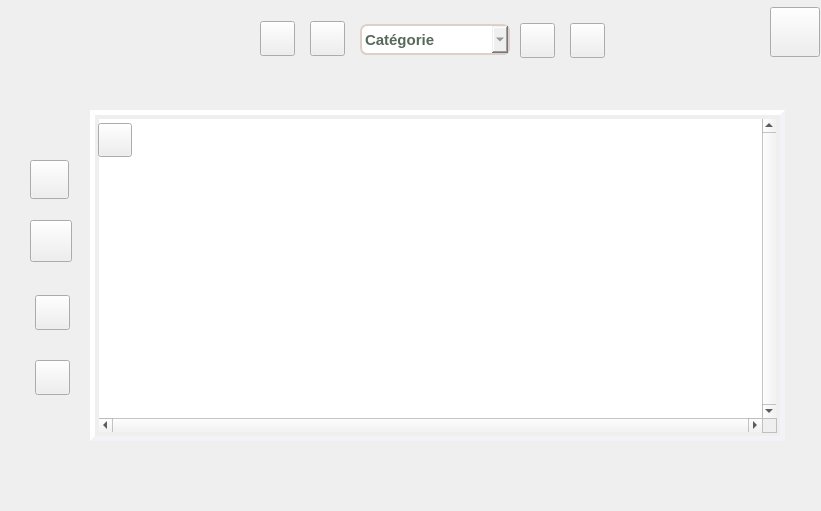
     <widget class="QWidget" name="affichageinv" native="true">
      <property name="geometry">
       <rect>
        <x>530</x>
        <y>120</y>
        <width>821</width>
        <height>511</height>
       </rect>
      </property>
      <property name="styleSheet">
       <string notr="true">#affichageinv{background:#f0e4e0;  border-top-left-radius: 70px;   border-bottom-right-radius: 70px;}



#supprimerinv{
border-image: url(:/images/suppinv1.png);


}
#supprimerinv:hover{
border-image: url(:/images/suppinv2.png);

}

#triinv{
border-image: url(:/images/trisdf1.png);
}
#triinv:hover{
border-image: url(:/images/triinv2.png);

}


#lineEdit_id_s{ 
border: 2px solid #dcd0c9;
border-radius: 7px;
color: #858585;
font-weight: bold;
font-size: 15px;
}
#lineEdit_id_s QAbstractItemView{ 
color: #858585;
font-weight: bold;
font-size: 15px;
selection-background-color: #ffffff;
selection-color:#56695b;
}
#modifierinv_2
{
	border-image: url(:/images/modifierinv1.png);
}
#modifierinv_2::hover
{
border-image: url(:/images/modifierinv2.png);
}
#affichplus
{
border-image: url(:/images/triinv1.png);

}
#affichplus::hover
{
border-image: url(:/images/affichplus2.png);

}
#pdfinv
{
border-image: url(:/images/pdfinv1.png);
}
#pdfinv::hover
{
border-image: url(:/images/pdfinv2.png);
}
#statinv
{
border-image: url(:/images/statinv1.png);
}
#statinv::hover
{	border-image: url(:/images/statinv2.png);

}
#bilaninv
{ border-image: url(:/images/bilan_inv_1.png);
}
#bilaninv::hover
{
	border-image: url(:/images/bilan_inv_2.png);
}

</string>
      </property>
      <widget class="QPushButton" name="vendre_inv">
       <property name="geometry">
        <rect>
         <x>260</x>
         <y>21</y>
         <width>35</width>
         <height>35</height>
        </rect>
       </property>
       <property name="toolTip">
        <string>Vendre</string>
       </property>
       <property name="styleSheet">
        <string notr="true">#vendre_inv{
border-image: url(:/images/vendre_inv_1.png);}
#vendre_inv::hover{
border-image:url(:/images/vendre_inv_2.png);}</string>
       </property>
       <property name="text">
        <string/>
       </property>
      </widget>
      <widget class="QPushButton" name="statinv">
       <property name="geometry">
        <rect>
         <x>30</x>
         <y>160</y>
         <width>39</width>
         <height>39</height>
        </rect>
       </property>
       <property name="toolTip">
        <string>Voir Statistique</string>
       </property>
       <property name="text">
        <string/>
       </property>
      </widget>
      <widget class="QPushButton" name="modifierinv_2">
       <property name="geometry">
        <rect>
         <x>310</x>
         <y>21</y>
         <width>35</width>
         <height>35</height>
        </rect>
       </property>
       <property name="font">
        <font>
         <family>Bell MT</family>
         <pointsize>16</pointsize>
         <weight>75</weight>
         <bold>true</bold>
         <kerning>true</kerning>
        </font>
       </property>
       <property name="toolTip">
        <string>Modifier</string>
       </property>
       <property name="styleSheet">
        <string notr="true">#modifierinv_2
{
	border-image: url(:/images/modifierinv1.png);
}
#modifierinv_2::hover
{
border-image: url(:/images/modifierinv2.png);
}
</string>
       </property>
       <property name="text">
        <string/>
       </property>
      </widget>
      <widget class="QPushButton" name="affichplus">
       <property name="geometry">
        <rect>
         <x>570</x>
         <y>23</y>
         <width>35</width>
         <height>35</height>
        </rect>
       </property>
       <property name="toolTip">
        <string>Afficher Image</string>
       </property>
       <property name="text">
        <string/>
       </property>
      </widget>
      <widget class="QPushButton" name="supprimerinv">
       <property name="geometry">
        <rect>
         <x>520</x>
         <y>23</y>
         <width>35</width>
         <height>35</height>
        </rect>
       </property>
       <property name="font">
        <font>
         <family>Bell MT</family>
         <pointsize>16</pointsize>
         <weight>75</weight>
         <bold>true</bold>
         <kerning>true</kerning>
        </font>
       </property>
       <property name="toolTip">
        <string>Supprimer</string>
       </property>
       <property name="text">
        <string/>
       </property>
      </widget>
      <widget class="QPushButton" name="triinv">
       <property name="geometry">
        <rect>
         <x>35</x>
         <y>295</y>
         <width>35</width>
         <height>35</height>
        </rect>
       </property>
       <property name="font">
        <font>
         <family>Bell MT</family>
         <pointsize>16</pointsize>
         <weight>75</weight>
         <bold>true</bold>
         <kerning>true</kerning>
        </font>
       </property>
       <property name="toolTip">
        <string>Trier</string>
       </property>
       <property name="text">
        <string/>
       </property>
      </widget>
      <widget class="QPushButton" name="bilaninv">
       <property name="geometry">
        <rect>
         <x>35</x>
         <y>360</y>
         <width>35</width>
         <height>35</height>
        </rect>
       </property>
       <property name="toolTip">
        <string>Télécharger Excel</string>
       </property>
       <property name="text">
        <string/>
       </property>
      </widget>
      <widget class="QPushButton" name="pdfinv">
       <property name="geometry">
        <rect>
         <x>30</x>
         <y>220</y>
         <width>42</width>
         <height>42</height>
        </rect>
       </property>
       <property name="toolTip">
        <string>Télécharger PDF</string>
       </property>
       <property name="text">
        <string/>
       </property>
      </widget>
      <widget class="QPushButton" name="rechercherinv_2">
       <property name="geometry">
        <rect>
         <x>770</x>
         <y>7</y>
         <width>50</width>
         <height>50</height>
        </rect>
       </property>
       <property name="font">
        <font>
         <family>Bell MT</family>
         <pointsize>16</pointsize>
         <weight>75</weight>
         <bold>true</bold>
         <kerning>true</kerning>
        </font>
       </property>
       <property name="toolTip">
        <string>Rechercher avec filtrage</string>
       </property>
       <property name="styleSheet">
        <string notr="true">#rechercherinv_2 {
border-image: url(:/images/rechercheinv1.png);}
#rechercherinv_2::hover {
border-image: url(:/images/rechercheinv2.png);}</string>
       </property>
       <property name="text">
        <string/>
       </property>
      </widget>
      <widget class="QTableView" name="tableView_inv">
       <property name="geometry">
        <rect>
         <x>90</x>
         <y>110</y>
         <width>695</width>
         <height>331</height>
        </rect>
       </property>
       <property name="styleSheet">
        <string notr="true">#tableView_inv {
border:5px outset  #f3f2f7;
    color: #d7837f;
    font-weight: bold;
    font-size: 20px;
     padding: 4px;
    gridline-color: #56695b;
    selection-background-color: #f3f2f7;
}
QHeaderView::section {
    background-color: #f8f5f1 ;
    color: #56695b;
    padding: 12px;
    text-transform: uppercase;
}
#tableView_inv::item:selected {
    background-color:#f0e4e0;
}
#tableView_inv::item:focus{
    color:#95a595;
    border: 2px solid #f0e4e0;
    background-color: #fafaeb ;
}
</string>
       </property>
       <property name="verticalScrollBarPolicy">
        <enum>Qt::ScrollBarAlwaysOn</enum>
       </property>
       <property name="horizontalScrollBarPolicy">
        <enum>Qt::ScrollBarAlwaysOn</enum>
       </property>
      </widget>
      <widget class="QPushButton" name="homeinv">
       <property name="enabled">
        <bool>true</bool>
       </property>
       <property name="geometry">
        <rect>
         <x>98</x>
         <y>123</y>
         <width>34</width>
         <height>34</height>
        </rect>
       </property>
       <property name="font">
        <font>
         <family>Bell MT</family>
         <pointsize>18</pointsize>
         <weight>75</weight>
         <bold>true</bold>
         <kerning>true</kerning>
        </font>
       </property>
       <property name="toolTip">
        <string>Retour à la page d'accueil</string>
       </property>
       <property name="styleSheet">
        <string notr="true">#homeinv
{
	border-image: url(:/images/homesdf1.png);
}
#homeinv:hover
{
	border-image: url(:/images/homesdf2.png);
}</string>
       </property>
       <property name="text">
        <string/>
       </property>
      </widget>
      <widget class="QComboBox" name="triinv_combo">
       <property name="geometry">
        <rect>
         <x>360</x>
         <y>24</y>
         <width>150</width>
         <height>31</height>
        </rect>
       </property>
       <property name="styleSheet">
        <string notr="true">#triinv_combo{ 
border: 2px solid #dcd0c9;
border-radius: 7px;
color: #56695b;
font-weight: bold;
font-size: 15px;
}
#triinv_combo QAbstractItemView{ 
color:#62865C ;
font-weight: bold;
font-size: 15px;
selection-background-color: #ffffff;
selection-color:#56695b;
}</string>
       </property>
       <item>
        <property name="text">
         <string>Catégorie</string>
        </property>
        <property name="icon">
         <iconset resource="image.qrc">
          <normaloff>:/images/fhautsdf .png</normaloff>:/images/fhautsdf .png</iconset>
        </property>
       </item>
       <item>
        <property name="text">
         <string>Catégorie</string>
        </property>
        <property name="icon">
         <iconset resource="image.qrc">
          <normaloff>:/images/fbassdf.png</normaloff>:/images/fbassdf.png</iconset>
        </property>
       </item>
       <item>
        <property name="text">
         <string>Type</string>
        </property>
        <property name="icon">
         <iconset resource="image.qrc">
          <normaloff>:/images/fhautsdf .png</normaloff>:/images/fhautsdf .png</iconset>
        </property>
       </item>
       <item>
        <property name="text">
         <string>Type</string>
        </property>
        <property name="icon">
         <iconset resource="image.qrc">
          <normaloff>:/images/fbassdf.png</normaloff>:/images/fbassdf.png</iconset>
        </property>
       </item>
       <item>
        <property name="text">
         <string>Prix</string>
        </property>
        <property name="icon">
         <iconset resource="image.qrc">
          <normaloff>:/images/fhautsdf .png</normaloff>:/images/fhautsdf .png</iconset>
        </property>
       </item>
       <item>
        <property name="text">
         <string>Prix</string>
        </property>
        <property name="icon">
         <iconset resource="image.qrc">
          <normaloff>:/images/fbassdf.png</normaloff>:/images/fbassdf.png</iconset>
        </property>
       </item>
      </widget>
      <widget class="QLineEdit" name="suppmodifinv">
       <property name="geometry">
        <rect>
         <x>360</x>
         <y>24</y>
         <width>150</width>
         <height>31</height>
        </rect>
       </property>
       <property name="styleSheet">
        <string notr="true">#suppmodifinv
{ 
selection-color:#56695b;
color: #56695b;
font-weight: bold;
font-size: 15px;
border: 2px outset #dcd0c9;
border-radius: 7px;
background-color: #fefefb;
selection-background-color: #e3dac9;

}
#suppmodifinv:hover
{
border: 2px inset #dcd0c9;
background: #fafaeb;
}</string>
       </property>
       <property name="text">
        <string/>
       </property>
      </widget>
      <zorder>vendre_inv</zorder>
      <zorder>statinv</zorder>
      <zorder>modifierinv_2</zorder>
      <zorder>affichplus</zorder>
      <zorder>supprimerinv</zorder>
      <zorder>triinv</zorder>
      <zorder>bilaninv</zorder>
      <zorder>pdfinv</zorder>
      <zorder>rechercherinv_2</zorder>
      <zorder>tableView_inv</zorder>
      <zorder>homeinv</zorder>
      <zorder>suppmodifinv</zorder>
      <zorder>triinv_combo</zorder>
     </widget>
